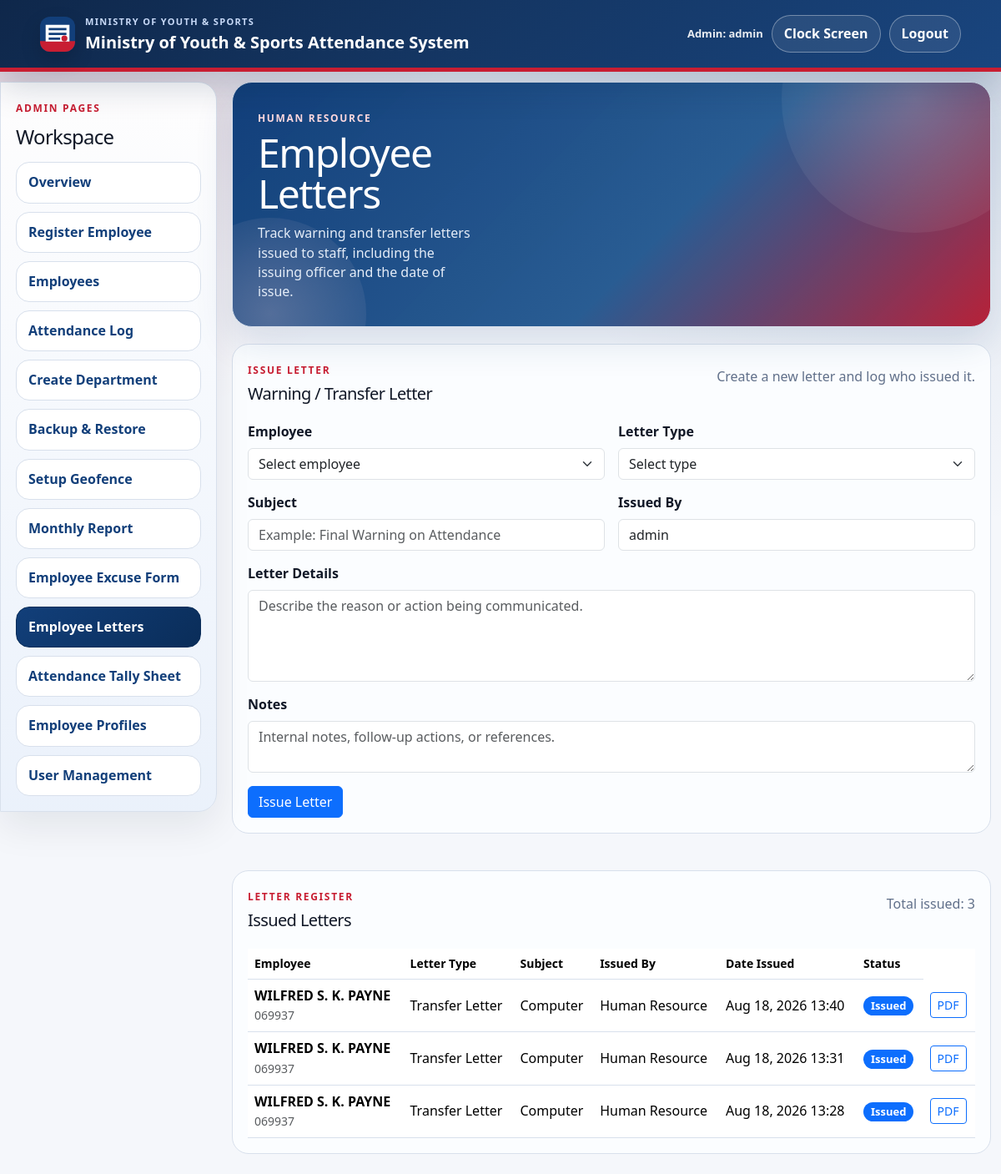
The page /employee_letters.php (signed in) on the database its author committed.
### tables this page shows
CREATE TABLE IF NOT EXISTS employees (
    employee_number VARCHAR(50) PRIMARY KEY,
    employee_name VARCHAR(150) NOT NULL,
    position VARCHAR(150) NOT NULL DEFAULT '',
    employee_type ENUM('Employee', 'Contractor', 'Volunteer') NOT NULL DEFAULT 'Employee',
    department_id VARCHAR(100) NULL,
    registered_at DATETIME NOT NULL DEFAULT CURRENT_TIMESTAMP,
    updated_at DATETIME NOT NULL DEFAULT CURRENT_TIMESTAMP ON UPDATE CURRENT_TIMESTAMP,
    KEY idx_employees_type (employee_type),
    CONSTRAINT fk_employees_department FOREIGN KEY (department_id)
        REFERENCES departments(department_id) ON DELETE SET NULL
);

### auth.php (called while the page is built, shortened)
<?php
require_once __DIR__ . '/config.php';
function current_username(): string
{
    return (string) ($_SESSION['username'] ?? '');
}

### config.php (called while the page is built, shortened)
<?php
function db(): PDO
{
    return mysql_connection();
}
function h(string $value): string
{
    return htmlspecialchars($value, ENT_QUOTES, 'UTF-8');
}

### database/config.mysql.php (called while the page is built, shortened)
<?php
function mysql_connection(): PDO
{
    static $connection = null;
    if ($connection instanceof PDO) {
        return $connection;
    }
    $connection = new PDO(
        'mysql:host=' . MYSQL_HOST . ';port=' . MYSQL_PORT . ';dbname=' . MYSQL_DATABASE . ';charset=utf8mb4',
        MYSQL_USERNAME,
        MYSQL_PASSWORD,
        [
            PDO::ATTR_ERRMODE => PDO::ERRMODE_EXCEPTION,
            PDO::ATTR_DEFAULT_FETCH_MODE => PDO::FETCH_ASSOC,
            PDO::ATTR_EMULATE_PREPARES => false,
        ]
    );
    return $connection;
}

### storage.php (called while the page is built, shortened)
<?php
require_once __DIR__ . '/config.php';
function attendance_row_to_record(array $row): array
{
    return [
        'employee_number' => (string) $row['employee_number'],
        'employee_name' => (string) $row['employee_name'],
        'position' => (string) $row['position'],
        'department_id' => (string) ($row['department_id'] ?? ''),
        'department_name' => (string) $row['department_name'],
        'date' => (string) $row['attendance_date'],
        'clock_in' => (string) ($row['clock_in'] ?? ''),
        'clock_out' => (string) ($row['clock_out'] ?? ''),
        'clock_in_photo' => (string) $row['clock_in_photo'],
        'clock_in_latitude' => $row['clock_in_latitude'] !== null ? (float) $row['clock_in_latitude'] : null,
        'clock_in_longitude' => $row['clock_in_longitude'] !== null ? (float) $row['clock_in_longitude'] : null,
        'clock_in_accuracy_m' => $row['clock_in_accuracy_m'] !== null ? (float) $row['clock_in_accuracy_m'] : null,
        'status' => (string) $row['status'],
        'flags' => array_filter([
            'late' => (bool) $row['late'] ?: null,
            'late_minutes' => (int) $row['late_minutes'] ?: null,
            'early_out' => (bool) $row['early_out'] ?: null,
            'early_out_minutes' => (int) $row['early_out_minutes'] ?: null,
        ], static fn ($value): bool => $value !== null),
    ];
}
function read_attendance(): array
{
    $rows = db()->query('SELECT * FROM attendance ORDER BY attendance_date, employee_number')->fetchAll();
    $records = [];
    foreach ($rows as $row) {
        $records[(string) $row['attendance_date']][(string) $row['employee_number']] = attendance_row_to_record($row);
    }
    return $records;
}
function employee_row_to_record(array $row): array
{
    return [
        'employee_number' => (string) $row['employee_number'],
        'employee_name' => (string) $row['employee_name'],
        'position' => (string) $row['position'],
        'employee_type' => in_array(($row['employee_type'] ?? ''), ['Employee', 'Contractor', 'Volunteer'], true) ? $row['employee_type'] : 'Employee',
        'department_id' => (string) ($row['department_id'] ?? ''),
        'department_name' => (string) ($row['department_name'] ?? 'Unassigned'),
        'registered_at' => (string) $row['registered_at'],
        'updated_at' => (string) $row['updated_at'],
    ];
}
function read_employees(): array
{
    $rows = db()->query(
        'SELECT e.*, d.department_name AS department_name
         FROM employees e
         LEFT JOIN departments d ON d.department_id = e.department_id
         ORDER BY e.employee_number'
    )->fetchAll();
    $employees = [];
    foreach ($rows as $row) {
        $row['department_name'] = $row['department_name'] ?? 'Unassigned';
        $employees[(string) $row['employee_number']] = employee_row_to_record($row);
    }
    return $employees;
}
function letter_row_to_record(array $row): array
{
    return [
        'letter_id' => (string) $row['letter_id'],
        'employee_number' => (string) $row['employee_number'],
        'employee_name' => (string) $row['employee_name'],
        'position' => (string) $row['position'],
        'department_id' => (string) ($row['department_id'] ?? ''),
        'department_name' => (string) $row['department_name'],
        'letter_type' => (string) $row['letter_type'],
        'subject' => (string) $row['subject'],
        'details' => (string) $row['details'],
        'issued_by' => (string) $row['issued_by'],
        'issued_at' => (string) $row['issued_at'],
        'status' => (string) $row['status'],
        'notes' => (string) $row['notes'],
    ];
}
function read_letters(): array
{
    $rows = db()->query('SELECT * FROM letters ORDER BY issued_at DESC')->fetchAll();
    return array_map('letter_row_to_record', $rows);
}
function attendance_for_date(string $date, string $departmentId = ''): array
{
    $records = read_attendance();
    $dayRecords = $records[$date] ?? [];
    $employees = read_employees();
    usort($dayRecords, static function (array $a, array $b): int {
        $departmentCompare = strcmp($a['department_name'] ?? '', $b['department_name'] ?? '');
        return $departmentCompare !== 0 ? $departmentCompare : strcmp($a['employee_number'], $b['employee_number']);
    });
    return $dayRecords;
}

### admin_bootstrap.php (called while the page is built, shortened)
<?php
require_once __DIR__ . '/auth.php';
require_once __DIR__ . '/storage.php';
$selectedDate = $_GET['date'] ?? date('Y-m-d');
$selectedDepartment = normalize_department_id($_GET['department'] ?? '');
$records = attendance_for_date($selectedDate, $selectedDepartment);

### employee_letters.php (the view, shortened to what this page needs)
<?php
require_once __DIR__ . '/admin_bootstrap.php';
$extraHeadHtml = '<link href="https://cdn.jsdelivr.net/npm/bootstrap@5.3.3/dist/css/bootstrap.min.css" rel="stylesheet">';
require_once __DIR__ . '/admin_shell_start.php';
$letters = array_values(read_letters());
usort($letters, static fn (array $a, array $b): int => strcmp((string) ($b['issued_at'] ?? ''), (string) ($a['issued_at'] ?? '')));
?>
<div class="dashboard-hero panel">
    <div class="dashboard-title">
        <span class="eyebrow">Human Resource</span>
        <h1>Employee Letters</h1>
        <p class="muted">Track warning and transfer letters issued to staff, including the issuing officer and the date of issue.</p>
    </div>
</div>
<section class="admin-box mb-4">
    <div class="section-heading">
        <div>
            <span class="eyebrow">Issue Letter</span>
            <h2>Warning / Transfer Letter</h2>
        </div>
        <p class="muted">Create a new letter and log who issued it.</p>
    </div>
    <form method="post" class="row g-3">
        <div class="col-12 col-md-6">
            <label class="form-label" for="letter_employee">Employee</label>
            <select class="form-select" id="letter_employee" name="employee_number" required>
                <option value="">Select employee</option>
            </select>
        </div>
        <div class="col-12 col-md-6">
            <label class="form-label" for="letter_type">Letter Type</label>
            <select class="form-select" id="letter_type" name="letter_type" required>
                <option value="">Select type</option>
            </select>
        </div>
        <div class="col-12 col-md-6">
            <label class="form-label" for="letter_subject">Subject</label>
            <input class="form-control" id="letter_subject" name="subject" placeholder="Example: Final Warning on Attendance">
        </div>
        <div class="col-12 col-md-6">
            <label class="form-label" for="letter_issuer">Issued By</label>
            <input class="form-control" id="letter_issuer" name="issued_by" value="<?= h(current_username()) ?>" required>
        </div>
        <div class="col-12">
            <label class="form-label" for="letter_details">Letter Details</label>
            <textarea class="form-control" id="letter_details" name="details" rows="4" required placeholder="Describe the reason or action being communicated."></textarea>
        </div>
        <div class="col-12">
            <label class="form-label" for="letter_notes">Notes</label>
            <textarea class="form-control" id="letter_notes" name="notes" rows="2" placeholder="Internal notes, follow-up actions, or references."></textarea>
        </div>
        <div class="col-12">
            <button class="btn btn-primary" type="submit">Issue Letter</button>
        </div>
    </form>
</section>
<section class="admin-box">
    <div class="section-heading">
        <div>
            <span class="eyebrow">Letter Register</span>
            <h2>Issued Letters</h2>
        </div>
        <p class="muted">Total issued: <?= count($letters) ?></p>
    </div>
    <div class="table-responsive">
        <table class="table table-hover align-middle mb-0">
            <thead>
                <tr>
                    <th>Employee</th>
                    <th>Letter Type</th>
                    <th>Subject</th>
                    <th>Issued By</th>
                    <th>Date Issued</th>
                    <th>Status</th>
                </tr>
            </thead>
            <tbody>
                <?php foreach ($letters as $letter): ?>
                    <tr>
                        <td>
                            <strong><?= h((string) ($letter['employee_name'] ?? '-')) ?></strong><br>
                            <small class="text-muted"><?= h((string) ($letter['employee_number'] ?? '-')) ?></small>
                        </td>
                        <td><?= h((string) ($letter['letter_type'] ?? 'Letter')) ?></td>
                        <td><?= h((string) ($letter['subject'] ?? '-')) ?></td>
                        <td><?= h((string) ($letter['issued_by'] ?? 'Unknown')) ?></td>
                        <td><?= h(date('M j, Y H:i', strtotime((string) ($letter['issued_at'] ?? 'now')))) ?></td>
                        <td><span class="badge text-bg-primary"><?= h((string) ($letter['status'] ?? 'Issued')) ?></span></td>
                        <td><a class="btn btn-sm btn-outline-primary" href="employee_letter_export.php?letter_id=<?= h(urlencode((string) ($letter['letter_id'] ?? ''))) ?>">PDF</a></td>
                    </tr>
                <?php endforeach; ?>
            </tbody>
        </table>
    </div>
</section>
<?php require_once __DIR__ . '/admin_shell_end.php'; ?>

### assets/styles.css (style rules this page uses)
:root { color-scheme: light; --bg: #f5f7fb; --panel: #ffffff; --ink: #111827; --muted: #61708a; --line: #d8e0ec; --blue: #123f7a; --blue-dark: #0a2d59; --blue-soft: #eaf1fb; --red: #c81e32; --red-dark: #9f1727; --amber: #93691a; --shadow: 0 18px 45px rgba(18, 63, 122, 0.14); --panel-shadow: 0 18px 45px rgba(17, 24, 39, 0.08); }
* { box-sizing: border-box; }
body { margin: 0; min-height: 100vh; background: radial-gradient(circle at top left, rgba(200, 30, 50, 0.12), transparent 30%), radial-gradient(circle at top right, rgba(18, 63, 122, 0.12), transparent 34%), linear-gradient(180deg, rgba(18, 63, 122, 0.08), rgba(245, 247, 251, 0) 330px), var(--bg); color: var(--ink); font-family: "Trebuchet MS", "Segoe UI", sans-serif; -webkit-font-smoothing: antialiased; text-rendering: optimizeLegibility; line-height: 1.45; }
a { color: inherit; }
.clock-panel, .panel { background: var(--panel); border: 1px solid var(--line); border-radius: 22px; box-shadow: var(--shadow); }
h1, h2 { margin: 0 0 10px; letter-spacing: -0.03em; }
.muted { color: var(--muted); margin: 0 0 24px; }
label { display: block; font-weight: 700; margin-bottom: 8px; }
input, select { width: 100%; border: 1px solid #b9c7c3; border-radius: 14px; color: var(--ink); font: inherit; padding: 13px 14px; background: #ffffff; }
.panel { padding: clamp(18px, 3vw, 30px); }
.dashboard-hero { align-items: end; background: linear-gradient(135deg, rgba(18, 63, 122, 0.98), rgba(42, 94, 148, 0.95) 58%, rgba(200, 30, 50, 0.9)), var(--blue); color: #ffffff; display: grid; gap: 24px; grid-template-columns: minmax(260px, 1fr) minmax(320px, 560px); overflow: hidden; position: relative; border-radius: 24px; isolation: isolate; }
.dashboard-hero::before, .dashboard-hero::after { content: ""; position: absolute; border-radius: 999px; pointer-events: none; z-index: -1; }
.dashboard-hero::before { width: 320px; height: 320px; top: -140px; right: -70px; background: radial-gradient(circle, rgba(255, 255, 255, 0.2), rgba(255, 255, 255, 0)); }
.dashboard-hero::after { width: 230px; height: 230px; bottom: -100px; left: -70px; background: radial-gradient(circle, rgba(255, 215, 220, 0.24), rgba(255, 215, 220, 0)); }
.dashboard-hero .muted { color: #e5edf8; margin-bottom: 0; }
.dashboard-title h1 { font-size: clamp(32px, 4vw, 48px); line-height: 1.03; margin-bottom: 12px; }
.eyebrow { color: var(--red); display: inline-block; font-size: 12px; font-weight: 800; letter-spacing: 0.14em; margin-bottom: 7px; text-transform: uppercase; }
.dashboard-hero .eyebrow { color: #ffd9de; }
.section-heading { align-items: end; display: flex; gap: 18px; justify-content: space-between; margin-bottom: 18px; }
.section-heading .muted { max-width: 520px; text-align: right; }
.section-heading h2, .records-toolbar h2 { font-size: 26px; margin-bottom: 4px; }
.admin-box { border: 1px solid var(--line); border-radius: 20px; padding: 18px; background: #fbfdff; min-width: 0; }
.admin-box h2 { font-size: 20px; }
table { width: 100%; border-collapse: collapse; background: #ffffff; }
th, td { border-bottom: 1px solid var(--line); padding: 12px 10px; text-align: left; vertical-align: middle; }
th { background: #f7f9fc; color: #31455d; font-size: 14px; position: sticky; top: 0; z-index: 1; }
.badge { display: inline-block; border-radius: 999px; padding: 5px 9px; font-size: 13px; font-weight: 700; }

### rows shown on the page
employees: employee_name "WILFRED S. K. PAYNE", employee_number "069937", letter_type "Transfer Letter", subject "Computer", issued_by "Human Resource", issued_at "Aug 18, 2026 13:40", status "Issued", issued_at "Aug 18, 2026 13:31", issued_at "Aug 18, 2026 13:28"

### other values the page prints
APP_NAME "Ministry of Youth & Sports Attendance System"
current_user_role() "Admin"
current_username() "admin"
$pageLink['label'] "Overview"
$pageLink['label'] "Register Employee"
$pageLink['label'] "Employees"
$pageLink['label'] "Attendance Log"
$pageLink['label'] "Create Department"
$pageLink['label'] "Backup & Restore"
$pageLink['label'] "Setup Geofence"
$pageLink['label'] "Monthly Report"
$pageLink['label'] "Employee Excuse Form"
$pageLink['label'] "Employee Letters"
$pageLink['label'] "Attendance Tally Sheet"
$pageLink['label'] "Employee Profiles"
